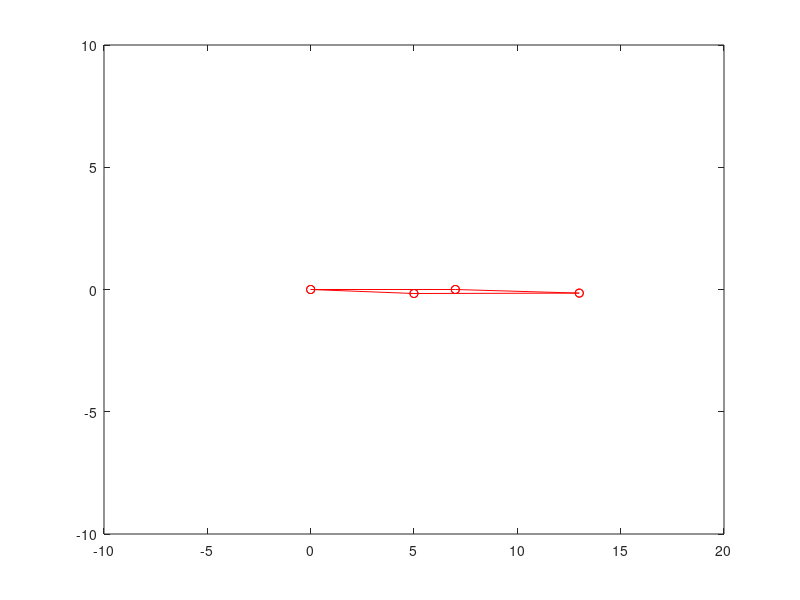

Reproduce this figure in MATLAB. (Note: this script raises an error after producing the figure.)
for th=0:0.1:8*pi;
    a=5; c=6;
    d=7; b=8;
    AC=sqrt(a^2+d^2-2*a*d*cos(th));
    th1=acos((d^2+(AC^2)-a^2)/(2*d*AC));
    th2=acos(((AC^2)+b^2-c^2)/(2*AC*b));
    th3=(th2-th1);
    plot([0 a*cos(th)], [0 a*sin(th)],'ro-');hold on;
    plot([a*cos(th) a*cos(th)+b*cos(th3)], [a*sin(th) a*sin(th)+b*sin(th3)], 'ro-'); hold on;
    plot([0 d], [0 0], 'ro-'); hold on;
    plot([d a*cos(th)+b*cos(th3)], [0 a*sin(th)+b*sin(th3)], 'ro-');hold off;
    axis([-10 20 -10 10]);
    pause(0.1);
 
end
 
v_1 = [data_x(i,4), data_y(i,4), data_z(i,4)] - [data_x(i,3), data_y(i,3), data_z(i,3)];
v_2 = [data_x(i,2), data_y(i,2), data_z(i,2)] - [data_x(i,3), data_y(i,3), data_z(i,3)];
Theta = atan2(norm(cross(v_1, v_2)), dot(v_1, v_2));

a = atan2(norm(cross(P1,P2)),dot(P1,P2));